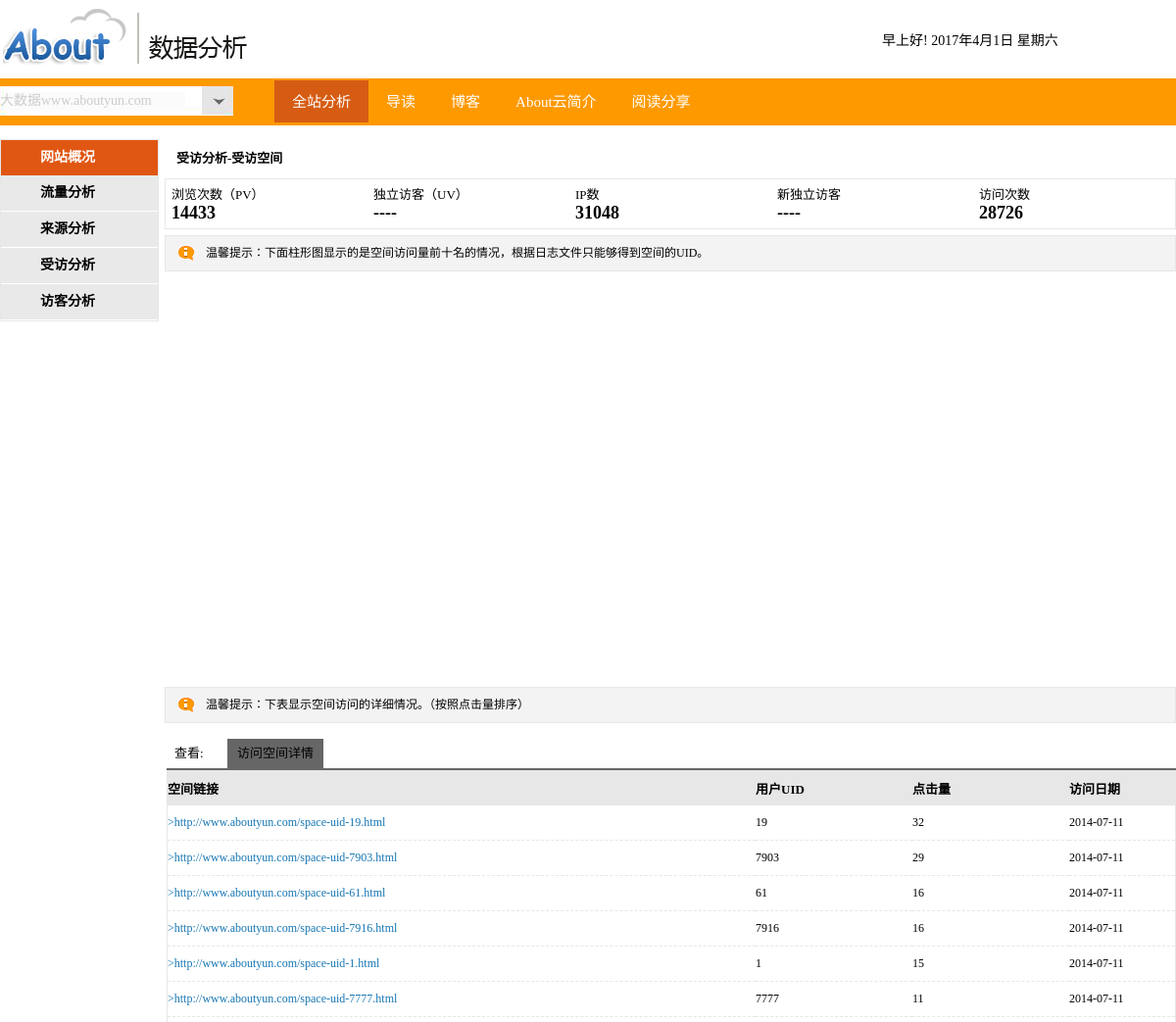
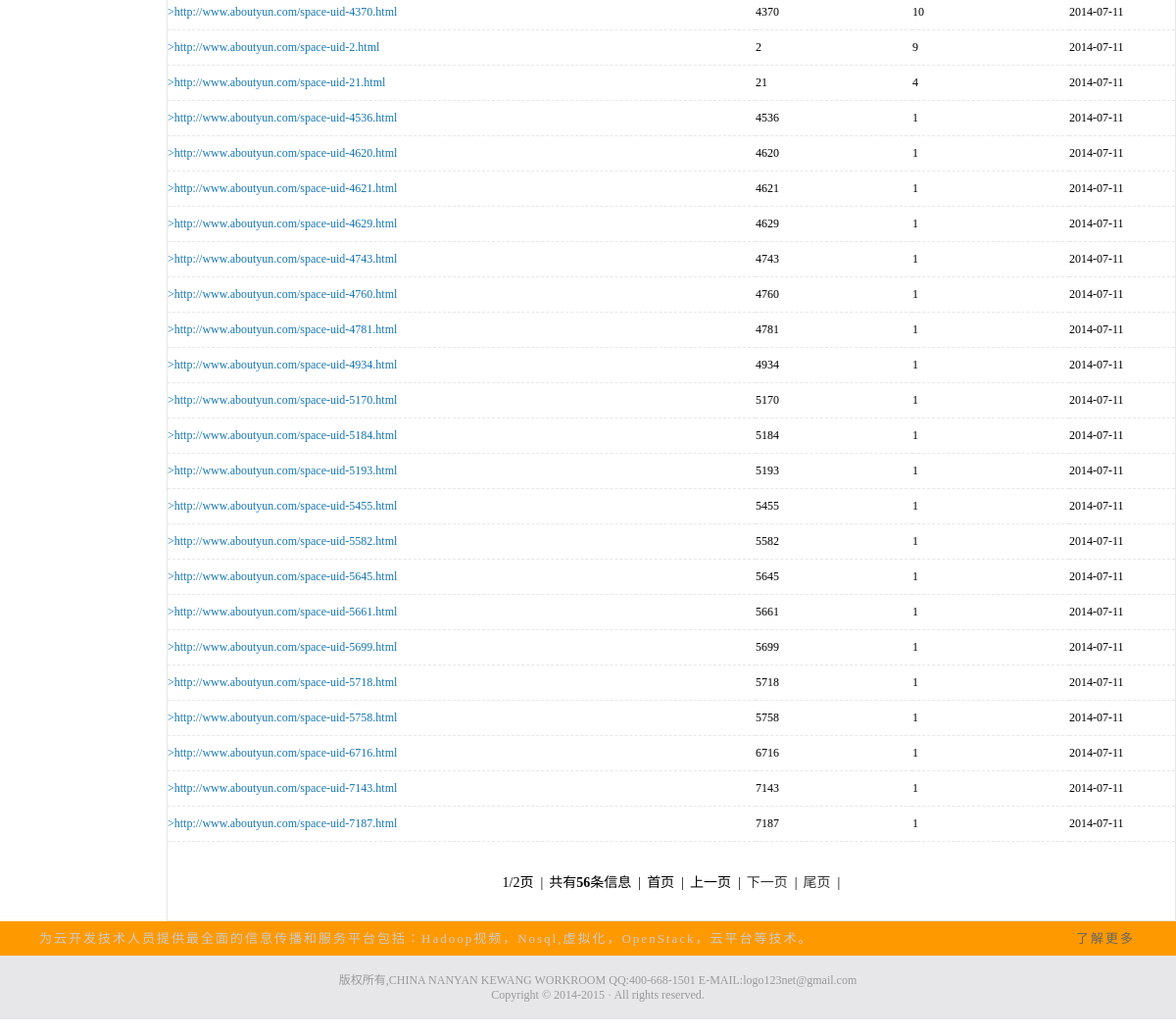
/aboutyun/visitspace.php, run on the app's committed database (2 pictures, top to bottom).
### tables this page shows
CREATE TABLE IF NOT EXISTS `spaceclicks` (
  `SpaceUid` varchar(20) NOT NULL,
  `VisitNum` int(11) DEFAULT NULL,
  `Time` varchar(20) NOT NULL,
  PRIMARY KEY (`SpaceUid`,`Time`)
);

### aboutyun/includes/mysql.func.php (called while the page is built, shortened)
<?php
function _query($_sql){
	if(!$_result = mysql_query($_sql)){
		exit("SQL执行失败！".mysql_error());
	}
	return $_result;
}
function _fetch_array_list($_result){
	return mysql_fetch_array($_result,MYSQL_ASSOC);
}
?>

### aboutyun/visitspace.php (the view, shortened to what this page needs)
<!DOCTYPE html PUBLIC "-//W3C//DTD XHTML 1.0 Transitional//EN" "http://www.w3.org/TR/xhtml1/DTD/xhtml1-transitional.dtd">
<html xmlns="http://www.w3.org/1999/xhtml" xml:lang="en">
<head>
	<?php
	require ROOT_PATH.'includes/link.inc.php';
	?>
</head>
<body>
	<?php
	require ROOT_PATH.'includes/header.inc.php';
	?>
	<div class="visitspace_center">
		<?php
		require ROOT_PATH.'includes/left_nav.inc.php';
		?>
		<div class="trend_cent_top">
	      <p>受访分析-受访空间</p>
	    </div>
	    <?php
	     require ROOT_PATH.'includes/total.inc.php';
	    ?>
    <div class="module_cent">
      <img src="image/yy.png"><p>温馨提示：下面柱形图显示的是空间访问量前十名的情况，根据日志文件只能够得到空间的UID。</p>
    </div>
		<div id="space_bar"></div>
    <div class="module_cent">
      <img src="image/yy.png"><p>温馨提示：下表显示空间访问的详细情况。（按照点击量排序）</p>
    </div>
		<div class="trend_w">
				<p class="bb_w">查看:</p>
				<p class="bb_t">访问空间详情</p>
		</div>
<?php
global $_pagesize,$_pagenum;
$_spaceclick_sql = "select SpaceUid,VisitNum,Time from spaceclicks where Time = (select Time from visitpagestatistics  group by Time order by Time limit 1) order by VisitNum desc limit $_pagenum,$_pagesize";
$_result = _query($_spaceclick_sql);
?>
<div class="visitspace_detail">
			<table border="0"cellspacing="0" cellpadding="0">
				<tr>
					<td class="tr_num1"><p>空间链接</p></td>
					<td class="tr_num4"><p>用户UID</p></td>
					<td class="tr_num2"><p>点击量</p></td>
					<td class="tr_num3"><p>访问日期</p></td>
				</tr>
				<?php while(!!$_rows = _fetch_array_list($_result)) {?>
			<tr class="tb_row" onMouseOver="mouseOver(this)" onMouseOut="mouseOut(this)">
		         <td class="tr_nums_1"><p><a href="<?php echo 'http://www.aboutyun.com/space-uid-'.$_rows['SpaceUid'].'.html'?>">><?php echo 'http://www.aboutyun.com/space-uid-'.$_rows['SpaceUid'].'.html'?></a></p></td>
		          <td class="tr_nums_4"><p><?php echo $_rows['SpaceUid'];?></p></td>
		          <td class="tr_nums_2"><p><?php echo $_rows['VisitNum'];?></p></td>
		          <td class="tr_nums_3"><p><?php echo $_rows['Time'];?></p></td>
		    </tr>
<?php }?>
		</table>
		</div>
	</div>
	<?php
	require ROOT_PATH.'includes/footer.inc.php';
	?>
</body>
</html>

### aboutyun/style/basic.css (style rules this page uses)
* { padding:0; margin:0; font-family:"微软雅黑"; }
a { text-decoration:none; }
.module_cent { width: 1030px; height: 35px; margin: 6px 0 6px 0; background-color:#f3f3f3; border: solid 1px #e4e8e7; float: right; }
.module_cent img { float: left; padding: 6px 6px 6px 6px; }
.module_cent p { float: left; line-height: 35px; font-size: 12px; }
.trend_cent_top { width: 1030px; height: 40px; float: right; margin-top: 14px; }
.trend_cent_top p { line-height: 40px; font-size: 13px; font-weight: 600; padding-left: 10px; }

### aboutyun/style/visitspace.css (style rules this page uses)
.visitspace_center { width:1200px; height:auto; margin:0 auto; }
#space_bar { margin-top: 12px; font-size: 12px; width: 1030px; height: 400px; float: right; }
.trend_w { width: 1030px; height: 30px; margin-top: 10px; border-bottom: 2px solid #666666; float: right; }
.bb_w { line-height: 30px; padding-left: 8px; font-size: 13px; width: 54px; float:left; }
.bb_t { line-height: 30px; font-size: 13px; float:left; padding: 0 10px 0 10px; background-color: #666666; }
.visitspace_detail { width: 1028px; height:auto; border: solid 1px #e4e8e7; float: right; }
.tr_num1 { width: 600px; height: 35px; background-color:#e7e7e7; }
.tr_num1 p { text-align: left; font-size: 13px; font-weight: 600; }
.tr_num2 { width: 160px; height: 35px; background-color:#e7e7e7; }
.tr_num2 p { text-align: left; font-size: 13px; padding-right: 8px; font-weight: 600; }
.tr_num4 { width: 160px; height: 35px; background-color:#e7e7e7; }
.tr_num4 p { text-align: left; font-size: 13px; padding-right: 8px; font-weight: 600; }
.tr_num3 { width: 108px; height: 35px; background-color:#e7e7e7; }
.tr_num3 p { text-align: left; font-size: 13px; padding-right: 8px; font-weight: 600; }
.tr_nums_1 { width: 600px; height: 35px; border-bottom: dashed 1px #e7e7e7; }
.tr_nums_1 p { text-align: left; font-size: 12px; }
.tr_nums_1 a { color:#1676b3; }
.tr_nums_2 { width: 160px; height: 35px; border-bottom: dashed 1px #e7e7e7; }
.tr_nums_2 p { text-align: left; font-size: 12px; padding-right: 8px; }
.tr_nums_4 { width: 160px; height: 35px; border-bottom: dashed 1px #e7e7e7; }
.tr_nums_4 p { text-align: left; font-size: 12px; padding-right: 8px; }
.tr_nums_3 { width: 108px; height: 35px; border-bottom: dashed 1px #e7e7e7; }
.tr_nums_3 p { text-align: left; font-size: 12px; padding-right: 8px; }

### data on the page
spaceclicks: SpaceUid "19", VisitNum "32", Time "2014-07-11"
spaceclicks: SpaceUid "7903", VisitNum "29", Time "2014-07-11"
spaceclicks: SpaceUid "61", VisitNum "16", Time "2014-07-11"
spaceclicks: SpaceUid "7916", VisitNum "16", Time "2014-07-11"
spaceclicks: SpaceUid "1", VisitNum "15", Time "2014-07-11"
spaceclicks: SpaceUid "7777", VisitNum "11", Time "2014-07-11"
spaceclicks: SpaceUid "4370", VisitNum "10", Time "2014-07-11"
spaceclicks: SpaceUid "2", VisitNum "9", Time "2014-07-11"
spaceclicks: SpaceUid "21", VisitNum "4", Time "2014-07-11"
spaceclicks: SpaceUid "4536", VisitNum "1", Time "2014-07-11"
spaceclicks: SpaceUid "4620", VisitNum "1", Time "2014-07-11"
spaceclicks: SpaceUid "4621", VisitNum "1", Time "2014-07-11"
spaceclicks: SpaceUid "4629", VisitNum "1", Time "2014-07-11"
spaceclicks: SpaceUid "4743", VisitNum "1", Time "2014-07-11"
spaceclicks: SpaceUid "4760", VisitNum "1", Time "2014-07-11"
spaceclicks: SpaceUid "4781", VisitNum "1", Time "2014-07-11"
spaceclicks: SpaceUid "4934", VisitNum "1", Time "2014-07-11"
spaceclicks: SpaceUid "5170", VisitNum "1", Time "2014-07-11"
spaceclicks: SpaceUid "5184", VisitNum "1", Time "2014-07-11"
spaceclicks: SpaceUid "5193", VisitNum "1", Time "2014-07-11"
spaceclicks: SpaceUid "5455", VisitNum "1", Time "2014-07-11"
spaceclicks: SpaceUid "5582", VisitNum "1", Time "2014-07-11"
spaceclicks: SpaceUid "5645", VisitNum "1", Time "2014-07-11"
spaceclicks: SpaceUid "5661", VisitNum "1", Time "2014-07-11"
spaceclicks: SpaceUid "5699", VisitNum "1", Time "2014-07-11"
spaceclicks: SpaceUid "5718", VisitNum "1", Time "2014-07-11"
spaceclicks: SpaceUid "5758", VisitNum "1", Time "2014-07-11"
spaceclicks: SpaceUid "6716", VisitNum "1", Time "2014-07-11"
spaceclicks: SpaceUid "7143", VisitNum "1", Time "2014-07-11"
spaceclicks: SpaceUid "7187", VisitNum "1", Time "2014-07-11"

### other printed values
$_result_total['TotalPV'] "14433"
$_result_total['TotalIP'] "1048"
$_result_total['TotalPeople'] "28726"
$_page "1"
$_pageabsolute "2"
$_num "56"
